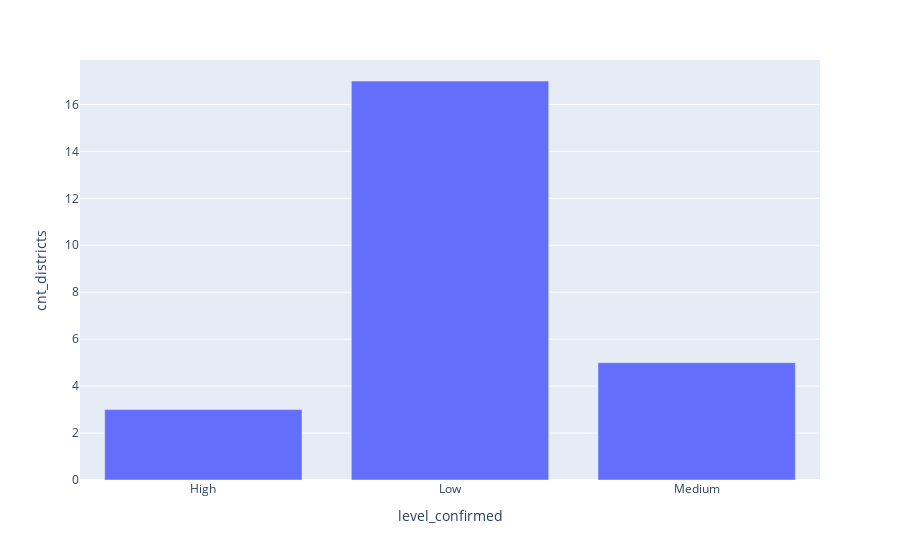

This figure's notebook cell:
### Code cell
px.bar(graph_df, x = 'level_confirmed', y = 'cnt_districts')

### Figure 1 — Plotly figure (JSON) as saved in the notebook; plotly's stock layout.template omitted (floating-point values rounded to 4 significant figures)
{"data": [{"alignmentgroup": "True", "hovertemplate": "level_confirmed=%{x}<br>cnt_districts=%{y}<extra></extra>", "legendgroup": "", "marker": {"color": "#636efa", "pattern": {"shape": ""}}, "name": "", "offsetgroup": "", "orientation": "v", "showlegend": false, "textposition": "auto", "type": "bar", "x": ["High", "Low", "Medium"], "xaxis": "x", "y": [3, 17, 5], "yaxis": "y"}], "layout": {"autosize": true, "barmode": "relative", "legend": {"tracegroupgap": 0}, "margin": {"t": 60}, "xaxis": {"anchor": "y", "autorange": true, "domain": [0, 1], "range": [-0.5, 2.5], "title": {"text": "level_confirmed"}, "type": "category"}, "yaxis": {"anchor": "x", "autorange": true, "domain": [0, 1], "range": [0, 17.89], "title": {"text": "cnt_districts"}, "type": "linear"}}}
